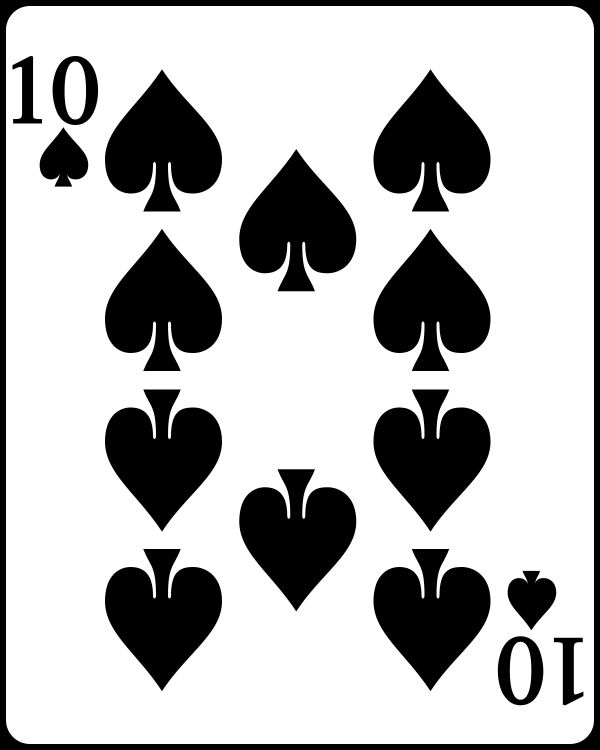
#> input picture image/10bich.jpg, 1200 x 1500 px, found by its file name (shown at 1/2 size)
$ python Template_matching.py
#> lines starting #> are read from the running program, lines starting #| are printed output that depends on the picture; after the words box and inside, x2 and y2 are one past the last pixel; in counts of white or black regions, pixels touching at a corner belong together
### xulyanh/non_max_supression.py
import numpy as np

def non_max_suppression(boxes, overlapThresh):
  '''
  boxes: List các bounding box
  overlapThresh: Ngưỡng overlapping giữa các hình ảnh
  '''
  # Nếu không có bounding boxes thì trả về empty list
  if len(boxes)==0:
    return []
  # Nếu bounding boxes nguyên thì chuyển sang float.
  if boxes.dtype.kind == "i":
    boxes = boxes.astype("float")

  # Khởi tạo list của index được lựa chọn
  pick = []

  # Lấy ra tọa độ của các bounding boxes
  x1 = boxes[:,0]
  y1 = boxes[:,1]
  x2 = boxes[:,2]
  y2 = boxes[:,3]

  # Tính toàn diện tích của các bounding boxes và sắp xếp chúng theo thứ tự từ bottom-right, chính là tọa độ theo y của bounding box
  area = (x2 - x1 + 1) * (y2 - y1 + 1)
  idxs = np.argsort(y2)
  # Khởi tạo một vòng while loop qua các index xuất hiện trong indexes
  while len(idxs) > 0:
    # Lấy ra index cuối cùng của list các indexes và thêm giá trị index vào danh sách các indexes được lựa chọn
    last = len(idxs) - 1
    i = idxs[last]
    pick.append(i)

    # Tìm cặp tọa độ lớn nhất (x, y) là điểm bắt đầu của bounding box và tọa độ nhỏ nhất (x, y) là điểm kết thúc của bounding box
    xx1 = np.maximum(x1[i], x1[idxs[:last]])
    yy1 = np.maximum(y1[i], y1[idxs[:last]])
    xx2 = np.minimum(x2[i], x2[idxs[:last]])
    yy2 = np.minimum(y2[i], y2[idxs[:last]])

    # Tính toán width và height của bounding box
    w = np.maximum(0, xx2 - xx1 + 1)
    h = np.maximum(0, yy2 - yy1 + 1)

    # Tính toán tỷ lệ diện tích overlap
    overlap = (w * h) / area[idxs[:last]]

    # Xóa index cuối cùng và index của bounding box mà tỷ lệ diện tích overlap > overlapThreshold
    idxs = np.delete(idxs, np.concatenate(([last],
      np.where(overlap > overlapThresh)[0])))
  # Trả ra list các index được lựa chọn
  return boxes[pick].astype("int")

### xulyanh/Template_matching.py
import cv2
import numpy as np
from non_max_supression import non_max_suppression
import matplotlib.pyplot as plt

img = cv2.imread('image/10bich.jpg')
#> img is the input picture: shape (1500, 1200, 3); min 0, max 255, mean 184.3
img = cv2.resize(img, dsize=None, fx=0.5, fy=0.5) #Resize (dài rộng còn nửa )
#> img: shape (750, 600, 3)
imgOrigin = img.copy()
img_gray = cv2.cvtColor(img, cv2.COLOR_BGR2GRAY)

template = cv2.imread('image/bich.jpg', 0)
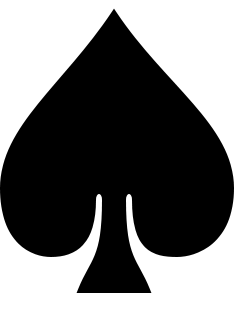
#> input picture image/bich.jpg, 240 x 310 px, found by its file name
#> template is the input picture: shape (310, 240); min 0, max 255, mean 118
template = cv2.resize(template, dsize=None, fx=0.5, fy=0.5) #Resize (dài rộng còn nửa )
#> template: shape (155, 120)
w, h = template.shape[1], template.shape[0]
#> w = 120; h = 155

res = cv2.matchTemplate(img_gray,template, cv2.TM_CCOEFF_NORMED)
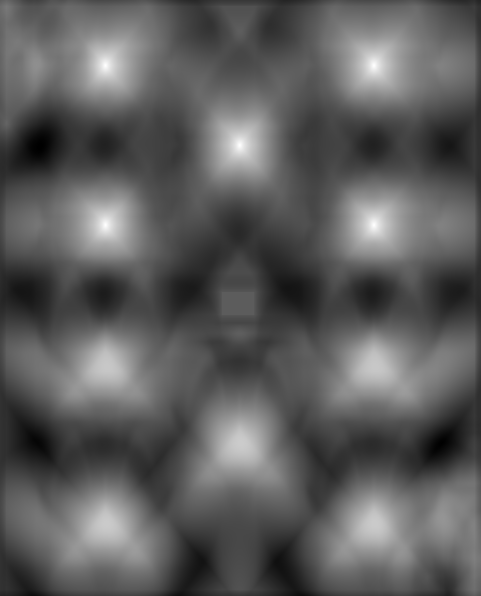
#> res: shape (596, 481) float32; min -0.57, max 1, mean 0.00279; drawn with min black and max white
THRESHOLD = 0.65
loc = np.where(res >= THRESHOLD)
#> loc = 3100 positions, rows 53 to 530, columns 95 to 385
print(loc)
#> (printed output is left out)
#Draw boudning box
boundingBoxes = []
for y, x in zip(loc[0], loc[1]):
    cv2.rectangle(img, (x, y), (x + w, y + h), (200,200,20), 1)
    x1, y1, x2, y2 = x, y, x+w, y+h
    boundingBoxes.append((x1, y1, x2, y2))
#> this loop made 3100 passes
#> (y, x, x1, y1, x2, y2) on passes 1 to 3: (53, 101, 101, 53, 221, 208), (53, 102, 102, 53, 222, 208), (53, 103, 103, 53, 223, 208)
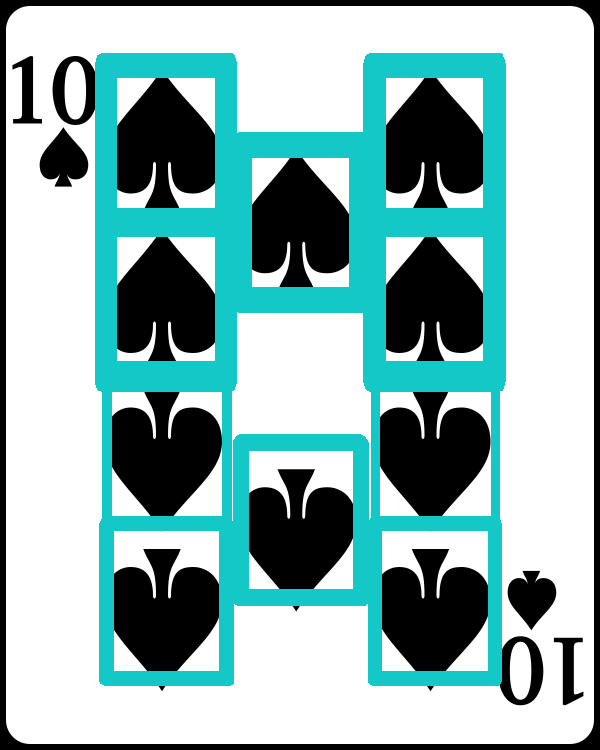
#> img: shape (750, 600, 3); mean B, G, R 178.5, 178.5, 143.8
#> after the loop, boundingBoxes = 3100 items, first 6: (101, 53, 221, 208), (102, 53, 222, 208), (103, 53, 223, 208), (104, 53, 224, 208), (105, 53, 225, 208), (106, 53, 226, 208)
#print(boundingBoxes)
boundingBoxes = [box for box in boundingBoxes]
boundingBoxes = np.array(boundingBoxes)
pick = non_max_suppression(boundingBoxes, 0.5)
#> in non_max_suppression, `x1 = boxes[:,0]`: x1 = 3100 values, max 385 at index 414, min 95 at index 327, mean 240
#> in non_max_suppression, `y1 = boxes[:,1]`: y1 = 3100 values from 53 to 530
#> in non_max_suppression, `x2 = boxes[:,2]`: x2 = 3100 values, max 505 at index 414, min 215 at index 327, mean 360
#> in non_max_suppression, `y2 = boxes[:,3]`: y2 = 3100 values from 208 to 685
#> in non_max_suppression, `area = (x2 - x1 + 1) * (y2 - y1 + 1)`: area = 3100 values from 18876 to 18876
#> in non_max_suppression, `idxs = np.argsort(y2)`: idxs = 3100 values, max 3099 at index 3089, min 0 at index 4, mean 1549.5
#> the loop in non_max_suppression, `while len(idxs) > 0:` made 10 passes
#> (last, i) on passes 1 to 10: (3099, 3091), (2923, 3093), (2756, 2748), (2543, 2539), (2465, 2541), (2386, 2375), (1911, 2383), (1435, 1431), (953, 946), (472, 943)
#> after the loop in non_max_suppression, `while len(idxs) > 0:`: idxs = empty array; pick = [3091, 3093, 2748, 2539, 2541, 2375, 2383, 1431, 946, 943]
#> pick = [[109, 530, 229, 685], [372, 530, 492, 685], [237, 450, 357, 605], [108, 371, 228, 526], [375, 371, 495, 526], [111, 236, 231, 391], [376, 236, 496, 391], [238, 157, 358, 312], [371, 77, 491, 232], [109, 77, 229, 232]]
for (startX, startY, endX, endY) in pick:
    imgOrigin = cv2.rectangle(imgOrigin, (startX, startY), (endX, endY), (0, 255, 0), 2)
#> this loop made 10 passes
#> pass 1, `imgOrigin = cv2.rectangle(imgOrigin, (startX, startY), (endX, endY), (..`:
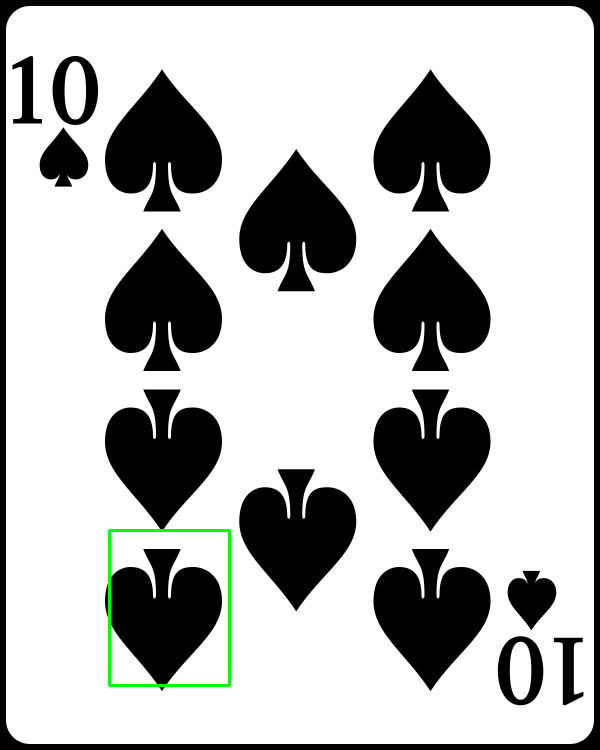
#> imgOrigin: shape (750, 600, 3); mean B, G, R 183.5, 184.4, 183.5
#> pass 2, `imgOrigin = cv2.rectangle(imgOrigin, (startX, startY), (endX, endY), (..`:
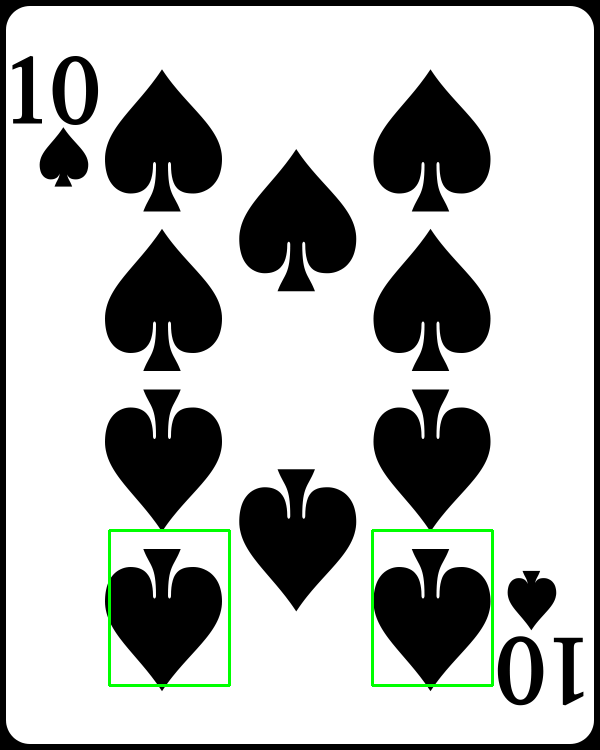
#> imgOrigin: shape (750, 600, 3); 0.37% of pixels changed, all inside (x1, y1, x2, y2) = (371, 529, 494, 687)
#> pass 3, `imgOrigin = cv2.rectangle(imgOrigin, (startX, startY), (endX, endY), (..`:
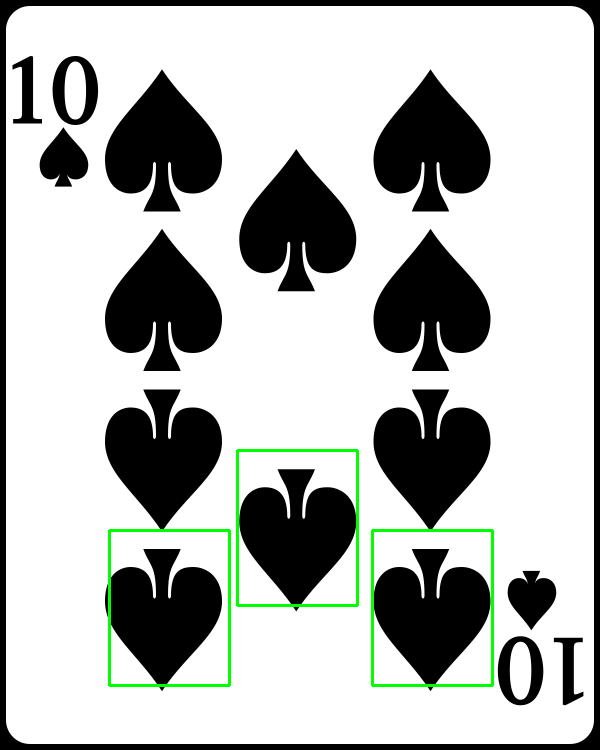
#> imgOrigin: shape (750, 600, 3); 0.37% of pixels changed, all inside (x1, y1, x2, y2) = (236, 449, 359, 607)
#> after the loop:
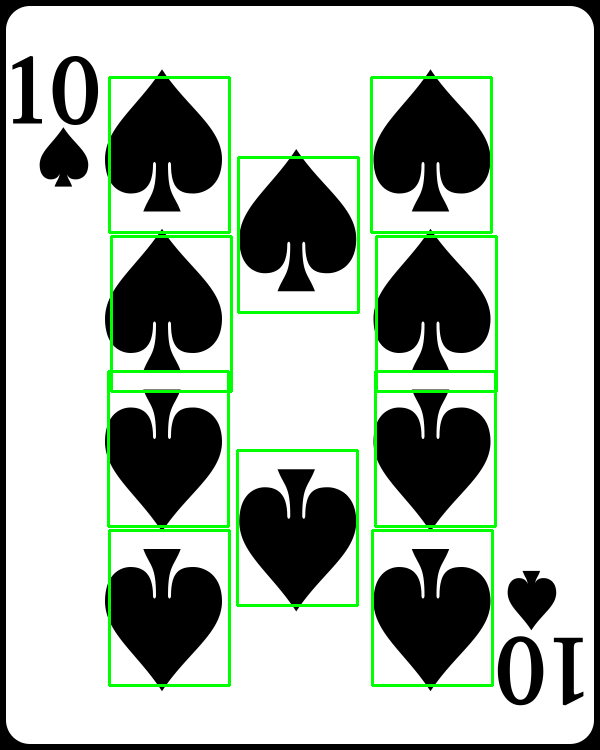
#> imgOrigin: shape (750, 600, 3); 2.54% of pixels changed, all inside (x1, y1, x2, y2) = (107, 76, 498, 528)

# cv2.imshow('result', img)
# # cv2.imshow('result2', res)
# cv2.waitKey(0)
plt.figure(figsize=(16, 6))
plt.subplot(141),plt.imshow(img),plt.title('contour')
plt.subplot(142),plt.imshow(imgOrigin),plt.title('bounding box')
plt.show()
#> figure, not shown here; B, G, R data is drawn as R, G, B
